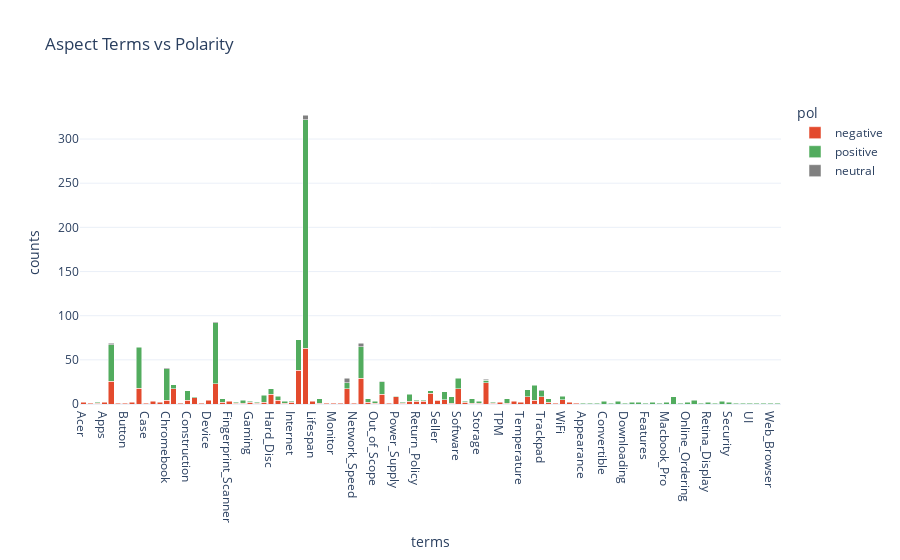

The code cell stored with this chart in its notebook:
### Code cell
fig = px.bar(
    df_terms,
    x="terms",
    y="counts",
    color="pol",
    barmode="stack",
    color_discrete_map={
        "positive": "#52AC5E",
        "negative": "#e34a2d",
        "neutral": "gray",
    },
    title="Aspect Terms vs Polarity",
    template="plotly_white",
)

fig.show()

### Figure 1 — Plotly figure (JSON) as saved in the notebook; plotly's stock layout.template omitted (floating-point values rounded to 4 significant figures)
{"data": [{"alignmentgroup": "True", "hovertemplate": "pol=negative<br>terms=%{x}<br>counts=%{y}<extra></extra>", "legendgroup": "negative", "marker": {"color": "#e34a2d", "pattern": {"shape": ""}}, "name": "negative", "offsetgroup": "negative", "orientation": "v", "showlegend": true, "textposition": "auto", "type": "bar", "x": ["Acer", "Advertising", "Apple", "Apps", "Battery", "Bezel", "Button", "Button_Placement", "CPU", "Case", "Charger", "Charging", "Chromebook", "Company", "Connectivity", "Construction", "Customer Service", "Customer_Service", "Device", "Display", "Fans&Cooling", "Fingerprint_Scanner", "Functionality", "Games", "Gaming", "General", "Graphics", "Hard_Disc", "Hardware", "Hinge", "Internet", "Keyboard", "Laptop", "Lifespan", "Macbook", "Microphone", "Monitor", "Motherboard", "Multimedia_Devices", "Network_Speed", "OS", "Optical_Drives", "Out_of_Scope", "Ports", "Power_Management", "Power_Supply", "Printer", "Product", "Return_Policy", "Reviews", "Screen", "Seller", "Shipping", "Size", "Software", "Sound", "Startup", "Storage", "Support", "System", "TPM", "Tablet", "Tablet_Mode", "Temperature", "Touchpad", "Touchscreen", "Trackpad", "Warranty", "Webcam", "WiFi", "Windows", "Wireless"], "xaxis": "x", "y": [2, 1, 1, 2, 26, 1, 1, 2, 18, 1, 3, 2, 4, 17, 1, 4, 7, 1, 4, 23, 2, 3, 1, 1, 2, 1, 2, 11, 4, 1, 2, 38, 63, 3, 1, 1, 1, 1, 17, 1, 29, 2, 1, 11, 1, 8, 1, 3, 3, 3, 12, 4, 5, 1, 17, 2, 1, 1, 24, 1, 2, 1, 3, 2, 8, 4, 8, 2, 1, 5, 2, 1], "yaxis": "y"}, {"alignmentgroup": "True", "hovertemplate": "pol=positive<br>terms=%{x}<br>counts=%{y}<extra></extra>", "legendgroup": "positive", "marker": {"color": "#52AC5E", "pattern": {"shape": ""}}, "name": "positive", "offsetgroup": "positive", "orientation": "v", "showlegend": true, "textposition": "auto", "type": "bar", "x": ["Appearance", "Apple", "Apple_Devices", "Battery", "Build_Quality", "CPU", "Chromebook", "Company", "Construction", "Convertible", "Customer Service", "Desktop", "Development_Stack", "Display", "Downloading", "Drivers", "Ethernet", "Fans&Cooling", "Features", "Functionality", "GPU", "Games", "Gaming", "General", "Graphics", "Hard_Disc", "Hardware", "Hinge", "Internet", "Keyboard", "Laptop", "Mac", "Macbook", "Macbook_Pro", "Memory", "Mousepad", "Multimedia_Devices", "OS", "Online_Ordering", "Optical_Drives", "Out_of_Scope", "Ports", "Power_Supply", "Printer", "Processor", "Product", "Response_Time", "Retina_Display", "Return_Policy", "Reviews", "Rotation", "Screen", "Screen_Protector", "Security", "Seller", "Setup", "Shipping", "Size", "Software", "Sound", "Startup", "Storage", "Stylus", "Support", "System", "Tablet", "Touchpad", "Touchscreen", "Trackpad", "UI", "Video", "Video_Processing", "Warranty", "Web_Browser", "Weight", "WiFi"], "xaxis": "x", "y": [1, 1, 1, 41, 1, 46, 36, 5, 11, 3, 1, 1, 3, 69, 1, 2, 2, 4, 1, 1, 2, 3, 1, 1, 8, 6, 5, 2, 1, 35, 259, 1, 5, 2, 8, 1, 7, 36, 2, 4, 2, 14, 1, 1, 4, 8, 1, 2, 1, 1, 1, 3, 3, 2, 1, 1, 9, 7, 12, 1, 5, 2, 1, 3, 1, 5, 8, 17, 7, 1, 1, 1, 4, 1, 1, 4], "yaxis": "y"}, {"alignmentgroup": "True", "hovertemplate": "pol=neutral<br>terms=%{x}<br>counts=%{y}<extra></extra>", "legendgroup": "neutral", "marker": {"color": "gray", "pattern": {"shape": ""}}, "name": "neutral", "offsetgroup": "neutral", "orientation": "v", "showlegend": true, "textposition": "auto", "type": "bar", "x": ["Battery", "Chromebook", "Display", "Laptop", "Multimedia_Devices", "OS", "Ports", "Support", "Trackpad"], "xaxis": "x", "y": [2, 1, 1, 5, 5, 4, 1, 1, 1], "yaxis": "y"}], "layout": {"barmode": "stack", "legend": {"title": {"text": "pol"}, "tracegroupgap": 0}, "title": {"text": "Aspect Terms vs Polarity"}, "xaxis": {"anchor": "y", "domain": [0, 1], "title": {"text": "terms"}}, "yaxis": {"anchor": "x", "domain": [0, 1], "title": {"text": "counts"}}}}
